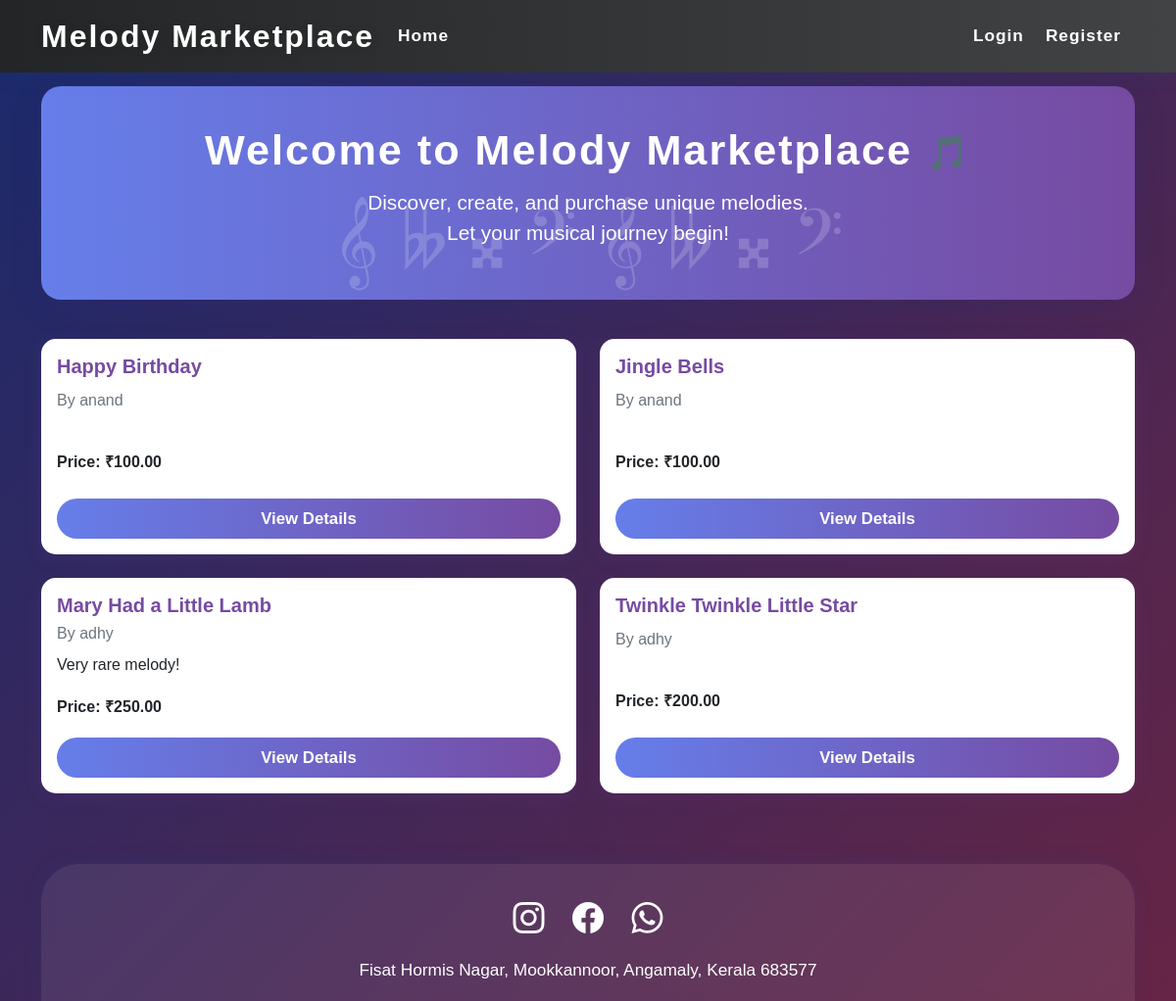
The page / on the database its author committed.
### melodies/models.py (models this page shows, shortened)
class Melody(models.Model):
    creator = models.ForeignKey(User, on_delete=models.CASCADE, related_name='created_melodies')
    title = models.CharField(max_length=200)
    notes = models.TextField()  # Store melody notes as space-separated string
    price = models.DecimalField(max_digits=6, decimal_places=2)
    created_at = models.DateTimeField(auto_now_add=True)
    description = models.TextField(blank=True)
    is_published = models.BooleanField(default=False)

### melodies/views.py (the view)
# urls.py: path('', views.home, name='home'),
def home(request):
    melodies = Melody.objects.filter(is_published=True).order_by('-created_at')
    return render(request, 'melodies/home.html', {'melodies': melodies})

### templates/melodies/home.html (shortened to what this page needs)
{% extends 'base.html' %}
{% block content %}
  <div id="floating-notes-bg" style="position:fixed; width:100vw; height:100vh; top:0; left:0; pointer-events:none; z-index:0; overflow:hidden;">
    <div class="note" style="left:6%; animation-duration:12s;">𝄞</div>
    <div class="note" style="left:12%; animation-duration:13s;">🎶</div>
    <div class="note" style="left:18%; animation-duration:10s;">𝄫</div>
    <div class="note" style="left:24%; animation-duration:14s;">🎵</div>
    <div class="note" style="left:30%; animation-duration:11s;">𝄪</div>
    <div class="note" style="left:36%; animation-duration:9s;">🎷</div>
    <div class="note" style="left:42%; animation-duration:12s;">𝄢</div>
    <div class="note" style="left:48%; animation-duration:15s;">🎸</div>
    <div class="note" style="left:54%; animation-duration:11s;">𝄞</div>
    <div class="note" style="left:60%; animation-duration:13s;">🎺</div>
    <div class="note" style="left:66%; animation-duration:10s;">𝄫</div>
    <div class="note" style="left:72%; animation-duration:14s;">🎻</div>
    <div class="note" style="left:78%; animation-duration:12s;">𝄪</div>
    <div class="note" style="left:84%; animation-duration:13s;">🎤</div>
    <div class="note" style="left:90%; animation-duration:10s;">𝄢</div>
    <div class="note" style="left:96%; animation-duration:15s;">🎧</div>
  </div>
<div class="music-hero" style="position:relative;">
    <h1>Welcome to Melody Marketplace <span style="font-size:2.2rem;">&#127925;</span></h1>
    <p>Discover, create, and purchase unique melodies.<br>Let your musical journey begin!</p>
    <div class="music-notes">𝄞 𝄫 𝄪 𝄢 𝄞 𝄫 𝄪 𝄢</div>
</div>
<div class="row">
    {% for melody in melodies %}
    <div class="col-md-6 mb-4">
        <div class="card melody-card-custom">
            <div class="card-body">
                <h5 class="card-title" style="color:#764ba2;font-weight:700;">{{ melody.title }}</h5>
                <h6 class="card-subtitle mb-2 text-muted">By {{ melody.creator.username }}</h6>
                <p class="card-text">{{ melody.description|truncatewords:30 }}</p>
                <p class="card-text"><strong>Price: <span style="font-family:Arial;font-weight:bold;">&#8377;</span>{{ melody.price }}</strong></p>
                <a href="{% url 'melody_detail' melody.pk %}" class="btn btn-primary">View Details</a>
            </div>
        </div>
    </div>
    {% empty %}
    <div class="col-12">
        <p>No melodies available yet.</p>
    </div>
    {% endfor %}
</div>
<footer class="mt-5" style="background:rgba(255,255,255,0.08);color:#fff;padding:32px 0 18px 0;box-shadow:0 -2px 20px 0 rgba(24,90,157,0.10);border-top-left-radius: 38px;border-top-right-radius: 38px;backdrop-filter: blur(6px);">
    <div class="container text-center">
        <div class="mb-3">
            <span style="font-size:2rem;margin:0 12px;"><i class="bi bi-instagram"></i></span>
            <span style="font-size:2rem;margin:0 12px;"><i class="bi bi-facebook"></i></span>
            <span style="font-size:2rem;margin:0 12px;"><i class="bi bi-whatsapp"></i></span>
        </div>
        <div style="font-size:1.08rem;font-weight:500;">
            Fisat Hormis Nagar, Mookkannoor, Angamaly, Kerala 683577
        </div>
    </div>
</footer>
<link rel="stylesheet" href="https://cdn.jsdelivr.net/npm/bootstrap-icons@1.10.5/font/bootstrap-icons.css">
{% endblock %}

### templates/base.html (shortened to what this page needs)
<!DOCTYPE html>
<html lang="en">
<head>
    <link href="https://cdn.jsdelivr.net/npm/bootstrap@5.1.3/dist/css/bootstrap.min.css" rel="stylesheet">
</head>
<body>
    <nav class="navbar navbar-expand-lg navbar-dark bg-dark" style="position:fixed;top:0;left:0;width:100%;z-index:1030;">
        <div class="container">
            <a class="navbar-brand" href="{% url 'home' %}">Melody Marketplace</a>
            <div class="collapse navbar-collapse" id="navbarNav">
                <ul class="navbar-nav me-auto">
                    <li class="nav-item">
                        <a class="nav-link" href="{% url 'home' %}">Home</a>
                    </li>
                </ul>
                <ul class="navbar-nav">
                    {% if user.is_authenticated %}
                    <li class="nav-item">
                        <span class="nav-link">Welcome, {{ user.username }}!</span>
                    </li>
                    <li class="nav-item">
                        <form method="post" action="/accounts/logout/" style="display:inline;">
                            {% csrf_token %}
                            <button type="submit" class="nav-link btn btn-primary" style="padding:7px 18px;border-radius:20px;font-weight:600;font-size:1.08rem;letter-spacing:1px;margin-left:8px;">Logout</button>
                        </form>
                    </li>
                    {% else %}
                    <li class="nav-item">
                        <a class="nav-link" href="{% url 'login' %}">Login</a>
                    </li>
                    <li class="nav-item">
                        <a class="nav-link" href="{% url 'register' %}">Register</a>
                    </li>
                    {% endif %}
                </ul>
            </div>
        </div>
    </nav>
    <div class="container mt-4" style="margin-top:88px !important;">
        {% block content %}
        {% endblock %}
    </div>
</body>
</html>

### templates/base.html (style rules this page uses)
.navbar { background: linear-gradient(90deg, #232526 0%, #414345 100%) !important; box-shadow: 0 4px 20px 0 rgba(24,90,157,0.10); }
.navbar-brand { font-family: 'Trebuchet MS', sans-serif; font-weight: 800; font-size: 2rem; letter-spacing: 2px; color: #fff !important; text-shadow: 1px 2px 8px #23252644; }
.navbar-nav .nav-link { color: #fff !important; font-weight: 600; font-size: 1.08rem; letter-spacing: 1px; margin-right: 6px; transition: color 0.2s, background 0.2s; border-radius: 20px; padding: 7px 18px; }

### templates/melodies/home.html (style rules this page uses)
.note { position: absolute; color: white; font-size: 2.8rem; opacity: 0.18; pointer-events: none; animation: floatUp 10s linear infinite; z-index: 0; }
.music-notes { position: absolute; left: 0; right: 0; bottom: 0; width: 100%; opacity: 0.18; font-size: 5rem; pointer-events: none; text-align: center; animation: notes-float 7s ease-in-out infinite alternate; }
body { background: linear-gradient(135deg, #1a2a6c, #b21f1f, #fdbb2d); background-size: 400% 400%; animation: gradientMove 20s ease infinite; font-family: 'Poppins', sans-serif; min-height: 100vh; }
.music-hero { background: linear-gradient(90deg, #667eea 0%, #764ba2 100%); color: #fff; border-radius: 20px; padding: 2.5rem 2rem 2rem 2rem; margin-bottom: 2.5rem; box-shadow: 0 8px 32px 0 rgba(31, 38, 135, 0.15); text-align: center; position: relative; overflow: hidden; }
.music-hero h1 { font-size: 2.7rem; font-weight: 800; letter-spacing: 2px; margin-bottom: 0.7rem; }
.music-hero p { font-size: 1.3rem; font-weight: 400; margin-bottom: 1.3rem; }
.note { position: absolute; color: white; font-size: 24px; opacity: 0.7; animation: floatUp 10s linear infinite; }
.melody-card-custom { border-radius: 15px; box-shadow: 0 4px 20px 0 rgba(118, 75, 162, 0.12); border: none; transition: transform 0.14s; min-height: 220px; display: flex; flex-direction: column; justify-content: stretch; }
.melody-card-custom .card-body { flex: 1 1 auto; display: flex; flex-direction: column; justify-content: space-between; }
.melody-card-custom .btn-primary { background: linear-gradient(90deg, #667eea 0%, #764ba2 100%); border: none; border-radius: 25px; font-weight: 600; padding: 0.5rem 1.5rem; font-size: 1.05rem; }

### rows shown on the page
Melody: title "Happy Birthday", creator.username "anand", price "100.00"
Melody: title "Jingle Bells", creator.username "anand", price "100.00"
Melody: title "Mary Had a Little Lamb", creator.username "adhy", description "Very rare melody!", price "250.00"
Melody: title "Twinkle Twinkle Little Star", creator.username "adhy", price "200.00"
